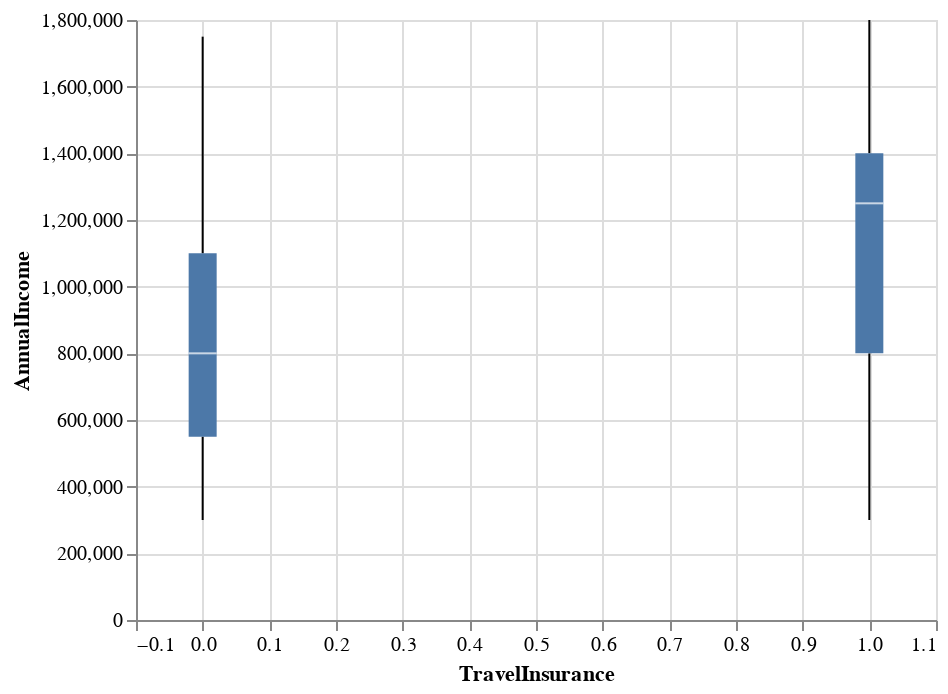

The notebook cell saved with this chart:
### Code cell
# Visualisasi antara AnnualIncome dengan TravelInsurance
alt.Chart(df_clean, width=400).mark_boxplot().encode(
    x='TravelInsurance',
    y='AnnualIncome'
)

### Figure 1 — Vega-Lite specification as saved in the notebook (floating-point values rounded to 4 significant figures; data arrays with more than 128 entries replaced by an {"elided": "..."} marker saying what was removed)
{"config": {"view": {"continuousWidth": 400, "continuousHeight": 300}}, "data": {"name": "data-3b526157d654f462ea90341547a0f261"}, "mark": "boxplot", "encoding": {"x": {"type": "quantitative", "field": "TravelInsurance"}, "y": {"type": "quantitative", "field": "AnnualIncome"}}, "width": 400, "$schema": "https://vega.github.io/schema/vega-lite/v4.8.1.json", "datasets": {"data-3b526157d654f462ea90341547a0f261": {"elided": "1987 records"}}}
